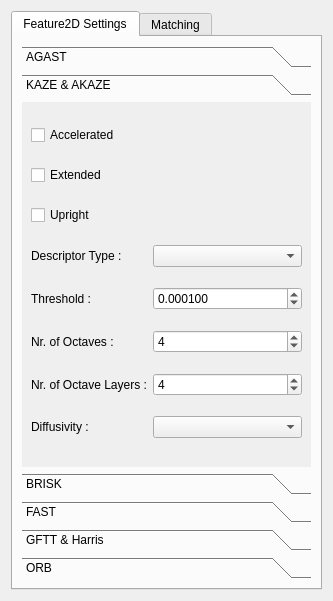
<?xml version="1.0" encoding="UTF-8"?>
<ui version="4.0">
 <class>PluginGui</class>
 <widget class="QWidget" name="PluginGui">
  <property name="geometry">
   <rect>
    <x>0</x>
    <y>0</y>
    <width>333</width>
    <height>601</height>
   </rect>
  </property>
  <property name="windowTitle">
   <string>Form</string>
  </property>
  <layout class="QGridLayout" name="gridLayout">
   <item row="0" column="0">
    <widget class="QTabWidget" name="tabWidget">
     <property name="currentIndex">
      <number>0</number>
     </property>
     <widget class="QWidget" name="tab">
      <attribute name="title">
       <string>Feature2D Settings</string>
      </attribute>
      <layout class="QGridLayout" name="gridLayout_8">
       <item row="0" column="0">
        <widget class="QToolBox" name="toolBox">
         <property name="currentIndex">
          <number>1</number>
         </property>
         <widget class="QWidget" name="page">
          <property name="geometry">
           <rect>
            <x>0</x>
            <y>0</y>
            <width>263</width>
            <height>318</height>
           </rect>
          </property>
          <attribute name="label">
           <string>AGAST</string>
          </attribute>
          <layout class="QGridLayout" name="gridLayout_2">
           <item row="0" column="1">
            <widget class="QSpinBox" name="agastThreshSpin">
             <property name="maximum">
              <number>255</number>
             </property>
             <property name="value">
              <number>10</number>
             </property>
            </widget>
           </item>
           <item row="0" column="0">
            <widget class="QLabel" name="label">
             <property name="sizePolicy">
              <sizepolicy hsizetype="Fixed" vsizetype="Preferred">
               <horstretch>0</horstretch>
               <verstretch>0</verstretch>
              </sizepolicy>
             </property>
             <property name="text">
              <string>Threshold :</string>
             </property>
            </widget>
           </item>
           <item row="1" column="0" colspan="2">
            <widget class="QCheckBox" name="agastNonmaxCheck">
             <property name="text">
              <string>Nonmax Suppression</string>
             </property>
            </widget>
           </item>
           <item row="2" column="0">
            <widget class="QLabel" name="label_2">
             <property name="sizePolicy">
              <sizepolicy hsizetype="Fixed" vsizetype="Preferred">
               <horstretch>0</horstretch>
               <verstretch>0</verstretch>
              </sizepolicy>
             </property>
             <property name="text">
              <string>Type :</string>
             </property>
            </widget>
           </item>
           <item row="2" column="1">
            <widget class="QComboBox" name="agastTypeCombo"/>
           </item>
          </layout>
         </widget>
         <widget class="QWidget" name="page_2">
          <property name="geometry">
           <rect>
            <x>0</x>
            <y>0</y>
            <width>264</width>
            <height>318</height>
           </rect>
          </property>
          <attribute name="label">
           <string>KAZE &amp;&amp; AKAZE</string>
          </attribute>
          <layout class="QGridLayout" name="gridLayout_3">
           <item row="2" column="0" colspan="2">
            <widget class="QCheckBox" name="kazeUprightCheck">
             <property name="text">
              <string>Upright</string>
             </property>
            </widget>
           </item>
           <item row="5" column="0">
            <widget class="QLabel" name="label_4">
             <property name="sizePolicy">
              <sizepolicy hsizetype="Fixed" vsizetype="Preferred">
               <horstretch>0</horstretch>
               <verstretch>0</verstretch>
              </sizepolicy>
             </property>
             <property name="text">
              <string>Nr. of Octaves :</string>
             </property>
             <property name="wordWrap">
              <bool>true</bool>
             </property>
            </widget>
           </item>
           <item row="6" column="0">
            <widget class="QLabel" name="label_5">
             <property name="sizePolicy">
              <sizepolicy hsizetype="Fixed" vsizetype="Preferred">
               <horstretch>0</horstretch>
               <verstretch>0</verstretch>
              </sizepolicy>
             </property>
             <property name="text">
              <string>Nr. of Octave Layers :</string>
             </property>
             <property name="wordWrap">
              <bool>true</bool>
             </property>
            </widget>
           </item>
           <item row="3" column="0">
            <widget class="QLabel" name="label_6">
             <property name="sizePolicy">
              <sizepolicy hsizetype="Fixed" vsizetype="Preferred">
               <horstretch>0</horstretch>
               <verstretch>0</verstretch>
              </sizepolicy>
             </property>
             <property name="text">
              <string>Descriptor Type :</string>
             </property>
             <property name="wordWrap">
              <bool>true</bool>
             </property>
            </widget>
           </item>
           <item row="6" column="1">
            <widget class="QSpinBox" name="kazeLayerSpin">
             <property name="maximum">
              <number>999</number>
             </property>
             <property name="value">
              <number>4</number>
             </property>
            </widget>
           </item>
           <item row="3" column="1">
            <widget class="QComboBox" name="akazeDescriptCombo"/>
           </item>
           <item row="1" column="0" colspan="2">
            <widget class="QCheckBox" name="kazeExtendCheck">
             <property name="text">
              <string>Extended</string>
             </property>
            </widget>
           </item>
           <item row="5" column="1">
            <widget class="QSpinBox" name="kazeOctaveSpin">
             <property name="maximum">
              <number>999</number>
             </property>
             <property name="value">
              <number>4</number>
             </property>
            </widget>
           </item>
           <item row="0" column="0" colspan="2">
            <widget class="QCheckBox" name="kazeAcceleratedCheck">
             <property name="text">
              <string>Accelerated</string>
             </property>
            </widget>
           </item>
           <item row="4" column="0">
            <widget class="QLabel" name="label_3">
             <property name="sizePolicy">
              <sizepolicy hsizetype="Fixed" vsizetype="Preferred">
               <horstretch>0</horstretch>
               <verstretch>0</verstretch>
              </sizepolicy>
             </property>
             <property name="text">
              <string>Threshold :</string>
             </property>
             <property name="wordWrap">
              <bool>true</bool>
             </property>
            </widget>
           </item>
           <item row="4" column="1">
            <widget class="QDoubleSpinBox" name="kazeThreshSpin">
             <property name="decimals">
              <number>6</number>
             </property>
             <property name="maximum">
              <double>10.000000000000000</double>
             </property>
             <property name="singleStep">
              <double>0.000100000000000</double>
             </property>
             <property name="value">
              <double>0.000100000000000</double>
             </property>
            </widget>
           </item>
           <item row="7" column="0">
            <widget class="QLabel" name="label_7">
             <property name="text">
              <string>Diffusivity :</string>
             </property>
             <property name="wordWrap">
              <bool>true</bool>
             </property>
            </widget>
           </item>
           <item row="7" column="1">
            <widget class="QComboBox" name="kazeDiffCombo"/>
           </item>
          </layout>
         </widget>
         <widget class="QWidget" name="page_3">
          <property name="geometry">
           <rect>
            <x>0</x>
            <y>0</y>
            <width>263</width>
            <height>318</height>
           </rect>
          </property>
          <attribute name="label">
           <string>BRISK</string>
          </attribute>
          <layout class="QGridLayout" name="gridLayout_4">
           <item row="0" column="0">
            <widget class="QLabel" name="label_8">
             <property name="sizePolicy">
              <sizepolicy hsizetype="Fixed" vsizetype="Preferred">
               <horstretch>0</horstretch>
               <verstretch>0</verstretch>
              </sizepolicy>
             </property>
             <property name="text">
              <string>Threshold :</string>
             </property>
            </widget>
           </item>
           <item row="0" column="1">
            <widget class="QSpinBox" name="briskThreshSpin">
             <property name="maximum">
              <number>999</number>
             </property>
             <property name="value">
              <number>30</number>
             </property>
            </widget>
           </item>
           <item row="1" column="0">
            <widget class="QLabel" name="label_9">
             <property name="sizePolicy">
              <sizepolicy hsizetype="Fixed" vsizetype="Preferred">
               <horstretch>0</horstretch>
               <verstretch>0</verstretch>
              </sizepolicy>
             </property>
             <property name="text">
              <string>Octaves :</string>
             </property>
            </widget>
           </item>
           <item row="2" column="0">
            <widget class="QLabel" name="label_10">
             <property name="sizePolicy">
              <sizepolicy hsizetype="Fixed" vsizetype="Preferred">
               <horstretch>0</horstretch>
               <verstretch>0</verstretch>
              </sizepolicy>
             </property>
             <property name="text">
              <string>Pattern Scale :</string>
             </property>
            </widget>
           </item>
           <item row="1" column="1">
            <widget class="QSpinBox" name="briskOctaveSpin">
             <property name="value">
              <number>3</number>
             </property>
            </widget>
           </item>
           <item row="2" column="1">
            <widget class="QDoubleSpinBox" name="briskScaleSpin">
             <property name="value">
              <double>1.000000000000000</double>
             </property>
            </widget>
           </item>
          </layout>
         </widget>
         <widget class="QWidget" name="page_4">
          <property name="geometry">
           <rect>
            <x>0</x>
            <y>0</y>
            <width>263</width>
            <height>318</height>
           </rect>
          </property>
          <attribute name="label">
           <string>FAST</string>
          </attribute>
          <layout class="QGridLayout" name="gridLayout_5">
           <item row="2" column="0">
            <widget class="QLabel" name="label_12">
             <property name="sizePolicy">
              <sizepolicy hsizetype="Fixed" vsizetype="Preferred">
               <horstretch>0</horstretch>
               <verstretch>0</verstretch>
              </sizepolicy>
             </property>
             <property name="text">
              <string>Type :</string>
             </property>
            </widget>
           </item>
           <item row="0" column="0">
            <widget class="QLabel" name="label_11">
             <property name="sizePolicy">
              <sizepolicy hsizetype="Fixed" vsizetype="Preferred">
               <horstretch>0</horstretch>
               <verstretch>0</verstretch>
              </sizepolicy>
             </property>
             <property name="text">
              <string>Threshold :</string>
             </property>
            </widget>
           </item>
           <item row="1" column="0" colspan="3">
            <widget class="QCheckBox" name="fastNonmaxCheck">
             <property name="text">
              <string>Nonmax Suppression</string>
             </property>
            </widget>
           </item>
           <item row="0" column="1" colspan="2">
            <widget class="QSpinBox" name="fastThreshSpin">
             <property name="value">
              <number>10</number>
             </property>
            </widget>
           </item>
           <item row="2" column="1" colspan="2">
            <widget class="QComboBox" name="fastTypeCombo"/>
           </item>
          </layout>
         </widget>
         <widget class="QWidget" name="page_5">
          <property name="geometry">
           <rect>
            <x>0</x>
            <y>0</y>
            <width>263</width>
            <height>318</height>
           </rect>
          </property>
          <attribute name="label">
           <string>GFTT &amp;&amp; Harris</string>
          </attribute>
          <layout class="QGridLayout" name="gridLayout_6">
           <item row="0" column="0" colspan="2">
            <widget class="QCheckBox" name="harrisCheck">
             <property name="text">
              <string>Use Harris</string>
             </property>
            </widget>
           </item>
           <item row="4" column="0">
            <widget class="QLabel" name="label_16">
             <property name="sizePolicy">
              <sizepolicy hsizetype="Fixed" vsizetype="Preferred">
               <horstretch>0</horstretch>
               <verstretch>0</verstretch>
              </sizepolicy>
             </property>
             <property name="text">
              <string>Min Distance :</string>
             </property>
            </widget>
           </item>
           <item row="2" column="0">
            <widget class="QLabel" name="label_14">
             <property name="sizePolicy">
              <sizepolicy hsizetype="Fixed" vsizetype="Preferred">
               <horstretch>0</horstretch>
               <verstretch>0</verstretch>
              </sizepolicy>
             </property>
             <property name="text">
              <string>Block Size :</string>
             </property>
            </widget>
           </item>
           <item row="3" column="0">
            <widget class="QLabel" name="label_15">
             <property name="sizePolicy">
              <sizepolicy hsizetype="Fixed" vsizetype="Preferred">
               <horstretch>0</horstretch>
               <verstretch>0</verstretch>
              </sizepolicy>
             </property>
             <property name="text">
              <string>Max Features :</string>
             </property>
            </widget>
           </item>
           <item row="1" column="0">
            <widget class="QLabel" name="label_13">
             <property name="sizePolicy">
              <sizepolicy hsizetype="Fixed" vsizetype="Preferred">
               <horstretch>0</horstretch>
               <verstretch>0</verstretch>
              </sizepolicy>
             </property>
             <property name="text">
              <string>K :</string>
             </property>
            </widget>
           </item>
           <item row="5" column="0">
            <widget class="QLabel" name="label_17">
             <property name="sizePolicy">
              <sizepolicy hsizetype="Fixed" vsizetype="Preferred">
               <horstretch>0</horstretch>
               <verstretch>0</verstretch>
              </sizepolicy>
             </property>
             <property name="text">
              <string>Quality Level :</string>
             </property>
            </widget>
           </item>
           <item row="2" column="1">
            <widget class="QSpinBox" name="gfttBlockSpin">
             <property name="value">
              <number>3</number>
             </property>
            </widget>
           </item>
           <item row="1" column="1">
            <widget class="QDoubleSpinBox" name="harrisKSpin">
             <property name="decimals">
              <number>5</number>
             </property>
             <property name="singleStep">
              <double>0.010000000000000</double>
             </property>
             <property name="value">
              <double>0.040000000000000</double>
             </property>
            </widget>
           </item>
           <item row="3" column="1">
            <widget class="QSpinBox" name="gfttMaxSpin">
             <property name="maximum">
              <number>999999</number>
             </property>
             <property name="value">
              <number>1000</number>
             </property>
            </widget>
           </item>
           <item row="5" column="1">
            <widget class="QDoubleSpinBox" name="gfttQualitySpin">
             <property name="decimals">
              <number>5</number>
             </property>
             <property name="maximum">
              <double>999.000000000000000</double>
             </property>
             <property name="singleStep">
              <double>0.010000000000000</double>
             </property>
             <property name="value">
              <double>0.010000000000000</double>
             </property>
            </widget>
           </item>
           <item row="4" column="1">
            <widget class="QDoubleSpinBox" name="gfttDistSpin">
             <property name="decimals">
              <number>5</number>
             </property>
             <property name="maximum">
              <double>99999.000000000000000</double>
             </property>
             <property name="value">
              <double>1.000000000000000</double>
             </property>
            </widget>
           </item>
          </layout>
          <zorder>label_13</zorder>
          <zorder>label_14</zorder>
          <zorder>label_15</zorder>
          <zorder>label_16</zorder>
          <zorder>label_17</zorder>
          <zorder>gfttBlockSpin</zorder>
          <zorder>harrisKSpin</zorder>
          <zorder>gfttMaxSpin</zorder>
          <zorder>gfttQualitySpin</zorder>
          <zorder>gfttDistSpin</zorder>
          <zorder>harrisCheck</zorder>
         </widget>
         <widget class="QWidget" name="page_6">
          <property name="geometry">
           <rect>
            <x>0</x>
            <y>0</y>
            <width>263</width>
            <height>318</height>
           </rect>
          </property>
          <attribute name="label">
           <string>ORB</string>
          </attribute>
          <layout class="QGridLayout" name="gridLayout_7">
           <item row="3" column="1">
            <widget class="QSpinBox" name="orbPatchSpin">
             <property name="value">
              <number>31</number>
             </property>
            </widget>
           </item>
           <item row="1" column="0">
            <widget class="QLabel" name="label_19">
             <property name="sizePolicy">
              <sizepolicy hsizetype="Fixed" vsizetype="Preferred">
               <horstretch>0</horstretch>
               <verstretch>0</verstretch>
              </sizepolicy>
             </property>
             <property name="text">
              <string>Scale Factor :</string>
             </property>
            </widget>
           </item>
           <item row="4" column="1">
            <widget class="QSpinBox" name="orbWtaSpin">
             <property name="value">
              <number>2</number>
             </property>
            </widget>
           </item>
           <item row="6" column="0">
            <widget class="QLabel" name="label_24">
             <property name="sizePolicy">
              <sizepolicy hsizetype="Fixed" vsizetype="Preferred">
               <horstretch>0</horstretch>
               <verstretch>0</verstretch>
              </sizepolicy>
             </property>
             <property name="text">
              <string>Fast Threshold :</string>
             </property>
            </widget>
           </item>
           <item row="3" column="0">
            <widget class="QLabel" name="label_21">
             <property name="sizePolicy">
              <sizepolicy hsizetype="Fixed" vsizetype="Preferred">
               <horstretch>0</horstretch>
               <verstretch>0</verstretch>
              </sizepolicy>
             </property>
             <property name="text">
              <string>Patch Size :</string>
             </property>
            </widget>
           </item>
           <item row="2" column="0">
            <widget class="QLabel" name="label_20">
             <property name="sizePolicy">
              <sizepolicy hsizetype="Fixed" vsizetype="Preferred">
               <horstretch>0</horstretch>
               <verstretch>0</verstretch>
              </sizepolicy>
             </property>
             <property name="text">
              <string>Nr. of Levels :</string>
             </property>
            </widget>
           </item>
           <item row="1" column="1">
            <widget class="QDoubleSpinBox" name="orbScaleSpin">
             <property name="value">
              <double>1.200000000000000</double>
             </property>
            </widget>
           </item>
           <item row="0" column="0">
            <widget class="QLabel" name="label_18">
             <property name="sizePolicy">
              <sizepolicy hsizetype="Fixed" vsizetype="Preferred">
               <horstretch>0</horstretch>
               <verstretch>0</verstretch>
              </sizepolicy>
             </property>
             <property name="text">
              <string>Nr. of Features :</string>
             </property>
            </widget>
           </item>
           <item row="0" column="1">
            <widget class="QSpinBox" name="orbFeaturesSpin">
             <property name="maximum">
              <number>9999</number>
             </property>
             <property name="value">
              <number>500</number>
             </property>
            </widget>
           </item>
           <item row="2" column="1">
            <widget class="QSpinBox" name="orbLevelsSpin">
             <property name="value">
              <number>8</number>
             </property>
            </widget>
           </item>
           <item row="4" column="0">
            <widget class="QLabel" name="label_22">
             <property name="sizePolicy">
              <sizepolicy hsizetype="Fixed" vsizetype="Preferred">
               <horstretch>0</horstretch>
               <verstretch>0</verstretch>
              </sizepolicy>
             </property>
             <property name="text">
              <string>WTA K:</string>
             </property>
            </widget>
           </item>
           <item row="5" column="0" colspan="2">
            <widget class="QCheckBox" name="orbFastCheck">
             <property name="text">
              <string>FAST (Instead of Harris)</string>
             </property>
            </widget>
           </item>
           <item row="6" column="1">
            <widget class="QSpinBox" name="orbFastSpin">
             <property name="maximum">
              <number>999</number>
             </property>
             <property name="value">
              <number>20</number>
             </property>
            </widget>
           </item>
          </layout>
         </widget>
        </widget>
       </item>
      </layout>
     </widget>
     <widget class="QWidget" name="tab_2">
      <attribute name="title">
       <string>Matching</string>
      </attribute>
      <layout class="QGridLayout" name="gridLayout_9">
       <item row="1" column="0">
        <layout class="QHBoxLayout" name="horizontalLayout_4">
         <item>
          <widget class="QPushButton" name="browseBtn">
           <property name="sizePolicy">
            <sizepolicy hsizetype="Fixed" vsizetype="Fixed">
             <horstretch>0</horstretch>
             <verstretch>0</verstretch>
            </sizepolicy>
           </property>
           <property name="text">
            <string>Browse for Second Image</string>
           </property>
          </widget>
         </item>
        </layout>
       </item>
       <item row="2" column="0">
        <layout class="QHBoxLayout" name="horizontalLayout">
         <item>
          <widget class="QLabel" name="label_23">
           <property name="sizePolicy">
            <sizepolicy hsizetype="Fixed" vsizetype="Preferred">
             <horstretch>0</horstretch>
             <verstretch>0</verstretch>
            </sizepolicy>
           </property>
           <property name="text">
            <string>Keypoint Detector:</string>
           </property>
          </widget>
         </item>
         <item>
          <widget class="QComboBox" name="keypointCombo"/>
         </item>
        </layout>
       </item>
       <item row="3" column="0">
        <layout class="QHBoxLayout" name="horizontalLayout_2">
         <item>
          <widget class="QLabel" name="label_25">
           <property name="sizePolicy">
            <sizepolicy hsizetype="Fixed" vsizetype="Preferred">
             <horstretch>0</horstretch>
             <verstretch>0</verstretch>
            </sizepolicy>
           </property>
           <property name="text">
            <string>Descriptor Extractor :</string>
           </property>
          </widget>
         </item>
         <item>
          <widget class="QComboBox" name="descriptorCombo"/>
         </item>
        </layout>
       </item>
       <item row="4" column="0">
        <layout class="QHBoxLayout" name="horizontalLayout_3">
         <item>
          <widget class="QLabel" name="label_26">
           <property name="sizePolicy">
            <sizepolicy hsizetype="Fixed" vsizetype="Preferred">
             <horstretch>0</horstretch>
             <verstretch>0</verstretch>
            </sizepolicy>
           </property>
           <property name="text">
            <string>Descriptor Matcher :</string>
           </property>
          </widget>
         </item>
         <item>
          <widget class="QComboBox" name="matcherCombo"/>
         </item>
        </layout>
       </item>
      </layout>
     </widget>
    </widget>
   </item>
  </layout>
 </widget>
 <resources/>
 <connections/>
</ui>
